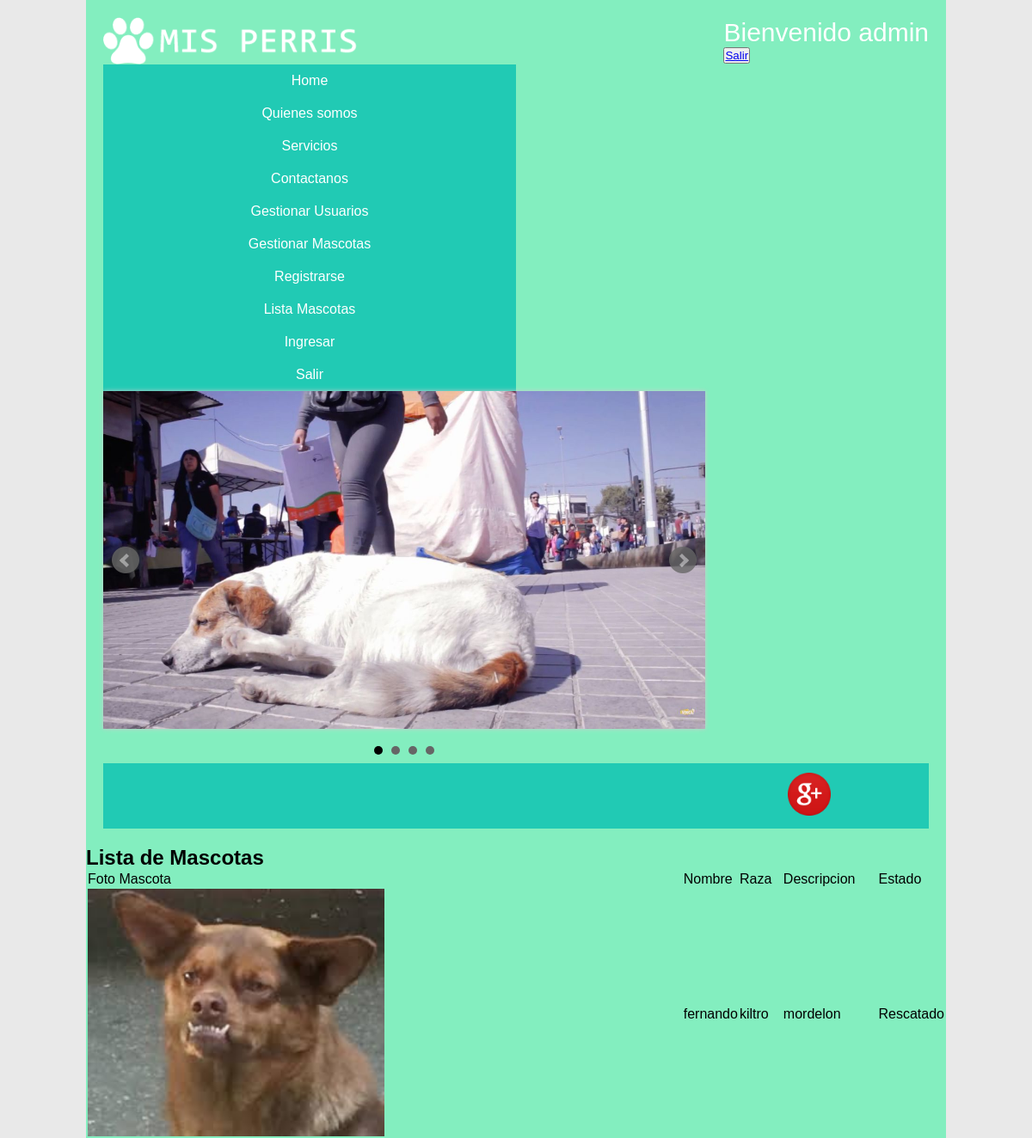
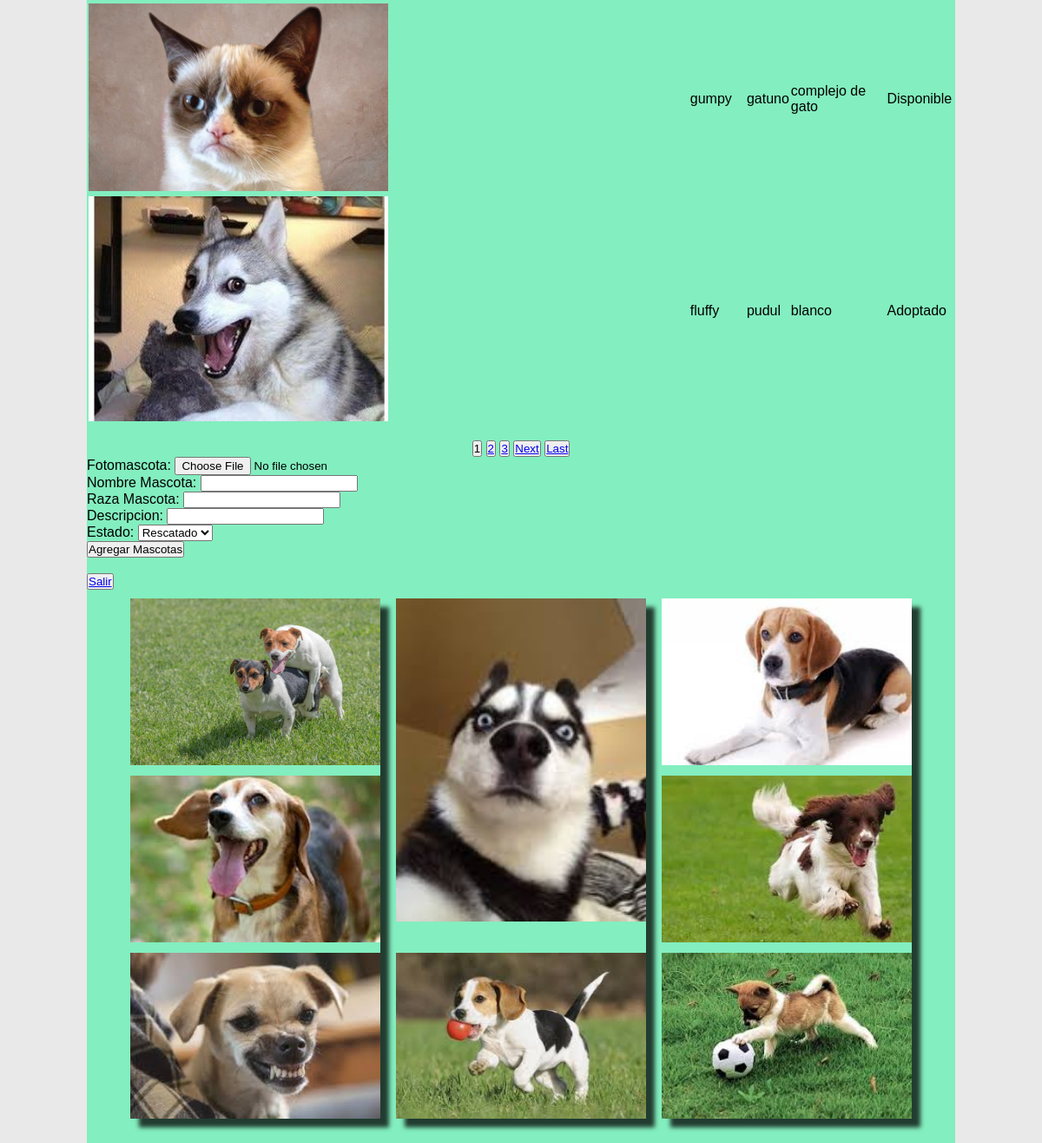
Screenshot of /Mascota/ (signed in) with the database file from the repository (2 pictures, top to bottom).
### api/models.py (models this page shows)
class Mascota (models.Model):
    codigoMascota=models.AutoField(primary_key=True)
    fotoMascota = models.ImageField(upload_to="fotos/")
    nombreMascota=models.CharField(max_length=20,verbose_name="Nombre Mascota")
    razaMascota=models.CharField(max_length=30,default="",verbose_name="Raza Mascota")
    descripcionMascota=models.CharField(max_length=50,default="",verbose_name="Descripcion")
    estado=models.CharField(max_length=20,verbose_name="Estado")

### Back/views.py (the view)
# urls.py: url(r'^Mascota/$',views.gestionarMascota,name="gestionarMascotas"),
@login_required(login_url='login')
def gestionarMascota(request):
    actual=request.user
    form=Mascotas(request.POST, request.FILES)
    if form.is_valid():
        data=form.cleaned_data
        mascota=Mascota(codigoMascota=data.get("codigoMascota"),fotoMascota=data.get("fotoMascota"),nombreMascota=data.get("nombreMascota"),razaMascota=data.get("razaMascota"),descripcionMascota=data.get("descripcionMascota"),estado=data.get("estado"))
        mascota.save()
    mascota=Mascota.objects.all()
    paginator = Paginator(mascota, 3)
    page = request.GET.get('page')
    mascota = paginator.get_page(page)
    form=Mascotas()
    return render(request,"GestionMascota.html",{'paginator':paginator,'actual':actual,'form':form,'mascota':mascota,'acciones':acciones,})

### Back/forms.py
class Mascotas(forms.Form):
    fotoMascota=forms.ImageField()
    nombreMascota=forms.CharField(widget=forms.TextInput(),label="Nombre Mascota")
    razaMascota=forms.CharField(widget=forms.TextInput(),label="Raza Mascota")
    descripcionMascota=forms.CharField(widget=forms.TextInput(),label="Descripcion")
    estado=forms.ChoiceField(choices=estados, initial='Rescatado')

### Back/templates/GestionMascota.html (shortened to what this page needs)
{% extends "maqueta.html" %}
{% load staticfiles %}
{% block Lista %}
<h1 >Lista de Mascotas</h1>
{% if request.user.is_staff %}
    {% if mascota %}
    <table class = "lista">
        <tr>
         <td> Foto Mascota</td><td> Nombre</td><td> Raza  </td> <td> Descripcion </td> <td> Estado </td>
         </tr>
        {% for m in mascota %}
        <tr>
            <td> <img src="/media/{{m.fotoMascota}}" width="50%" alt=""> </td><td>{{m.nombreMascota}}</td> <td>{{m.razaMascota}}</td> <td>{{m.descripcionMascota}}</td> <td>{{m.estado}}</td>
        </tr>
        {% endfor %}
    </table>
    {% else %}
    <h2>No hay Mascotas registradas</h2>
    {% endif %}
    <div class="pagination">
        {% for num in mascota.paginator.page_range %}
        {% if mascota.number == num %}
        <button>
        <span>{{ num }}</span>
        </button>
        {% elif num > mascota.number|add:'-3' and num < mascota.number|add:'3' %}
        <button>
        <a href="?page={{ num }}">{{ num }}</a>
         </button>
        {% endif %}
        {% endfor %}
        {% if mascota.has_next %}
        <button>
        <a href="?page={{ mascota.next_page_number }}">Next</a>
        </button>
        <button>
        <a href="?page={{ mascota.paginator.num_pages }}">Last</a>
        </button>
        {% endif %}
    </div>
{% endif %}
{% endblock %}
{% block Formulario%}
{% if request.user.is_staff %}
    <form method="POST" enctype="multipart/form-data" >
        {{form.as_p}}
        <button type="submit">Agregar Mascotas</button>
    </form>
    <br>
    <button><a href="{% url 'logout' %}">Salir</a></button>
{% endif %}
{% endblock %}

### Back/templates/maqueta.html (shortened to what this page needs)
{% load staticfiles %}
<!doctype html>
<html lang="es">
        {% load pwa %}
<head>
	<link rel="stylesheet" href="{% static 'css/jquery.bxslider.css'%}">
	<link rel="stylesheet" href="{% static 'css/estilos.css'%}">
</head>
</head>
    <body>
        <div class="contenedor">
		<header>
			<div class="logo">
                <img src="{% static 'img/logo.png'%}" width="" alt="">
			</div>
            <div>
                {% if actual %}
                    <div class="logo">Bienvenido {{actual.username}}</div>
                    <button class= "salir"><a href="{% url 'logout' %}">Salir</a></button>
                {%endif%}
            </div>
            <nav>
                <a href="{% url 'inicio'%}">Home</a>
                <a href="#">Quienes somos</a>
                <a href="#">Servicios</a>
                <a href="#}">Contactanos</a>
                {% if request.user.is_staff %}
                <a href="{% url 'gestionarUsuarios'%}">Gestionar Usuarios </a>
                <a href="{% url 'gestionarMascotas'%}">Gestionar Mascotas </a>
                {% endif %}
                <a href="{% url 'registrarse'%}">Registrarse</a>
				<a href="{% url 'lista'%}">Lista Mascotas </a>
                <a href="{% url 'login' %}">Ingresar</a>
                <a href="{% url 'logout' %}">Salir </a>
            </nav>
			<div id="carrusel">
				<div><img src="{% static 'img/01.jpg'%}" width="100%"></div>
			</div>
			<div class="links">
					<a href="https://es-la.facebook.com/" target="_blank"><img src="{% static 'img\face.png' %}"  width="60" alt=""></a>
					<a href="https://www.google.com/intl/es/gmail/about/" target="_blank"><img src="{% static 'img\Gmail.png'%}"  width="55" alt=""> </a>
					<a href="https://www.instagram.com/?hl=es-la" target="_blank" ><img src="{% static 'img\ig.png'%}" width="50" alt=""> </a>
					<a href="https://plus.google.com/discover?hl=es" target="_blank" ><img src="{% static 'img\google.png'%}" width="50" alt=""> </a>
			</div>
        </header>
        <section>
            <div class="contenido" background="#83EEBF">
                {% block Lista%}
                {% endblock %}
                {% block Formulario%}
                {% endblock %}
            </div>
		</section>
    <br>
    <footer>
        <div class="collage">
            <div class="caja">
                <img src="{% static 'images/dos.jpg'%}" alt="Nueve">
                <img src="{% static 'images/siete.jpg'%}" alt="Nueve">
                <img src="{% static 'images/ocho.jpg'%}" alt="Nueve">
            </div>
            <div class="caja largo">
                <img src="{% static 'images/cuatro.jpg'%}" alt="Nueve"style="height:62%">
                <img src="{% static 'images/cinco.jpg'%}" alt="Nueve">
            </div>
            <div class="caja">
                <img src="{% static 'images/tres.jpg'%}" alt="Nueve" >
                <img src="{% static 'images/seis.jpg'%}" alt="Nueve" >
                <img src="{% static 'images/uno.jpg'%}" alt="Nueve">
            </div>
        </div>
    <footer>
        <br>
        <br>
</body>
</html>

### Back/static/css/estilos.css (style rules this page uses)
* { margin: 0; padding: 0; box-sizing: border-box; }
.contenedor { background:#83EEBF; width:90%; max-width:1000px; margin:auto; display:flex; flex-flow:row wrap; font-family: Verdana, Geneva, Tahoma, sans-serif; }
body { background:#e9e9e9; }
header { background:#83EEBF ; width:100%; padding:20px; display: flex; justify-content:space-between; align-items:center; flex-direction:row; flex-wrap:wrap; }
header .logo { color:#fff; font-size:30px; text-align: center; }
header .logo img { width:300px; vertical-align: top; }
header nav { width:50%; display:flex; flex-wrap:wrap; align-items:center; flex-direction: column; }
header nav a { background:#21cab4; color:#fff; text-align: center; text-decoration: none; padding:10px; width: 100%; flex-direction: column; flex-grow:1; }
#carrusel { background:#21cab4; width: 100%; }
.links { background:#83EEBF; width: 100%; padding:1px; display: flex; flex-wrap:wrap; justify-content:space-between; flex-direction: ROW; }
.links { background:#21cab4; display:flex; flex-wrap:wrap; }
.links a { flex-grow:1; color:#fff; padding:10px; text-align: center; text-decoration:none; }
.collage { width: 90%; max-width: 1000px; margin-top: 10px; margin-bottom: 10px; margin-left: auto; margin-right: auto; display:flex; justify-content:space-between; }
.collage .caja { width: 32%; overflow: hidden; box-shadow:10px 10px 5px 0px rgba(0,0,0,0.75); display:flex; flex-direction:column; justify-content:space-between; }
.collage .caja img { width: 100%; height: 32%; object-fit:cover; }
.pagination { text-align: center; margin-top: 1em; }

### rows the page displays
Mascota: fotoMascota (picture), nombreMascota "fernando", razaMascota "kiltro", descripcionMascota "mordelon", estado "Rescatado"
Mascota: fotoMascota (picture), nombreMascota "gumpy", razaMascota "gatuno", descripcionMascota "complejo de gato", estado "Disponible"
Mascota: fotoMascota (picture), nombreMascota "fluffy", razaMascota "pudul", descripcionMascota "blanco", estado "Adoptado"

### other values shown
{{ actual.username }} "admin"
{{ num }} "1"
{{ num }} "2" "3"
